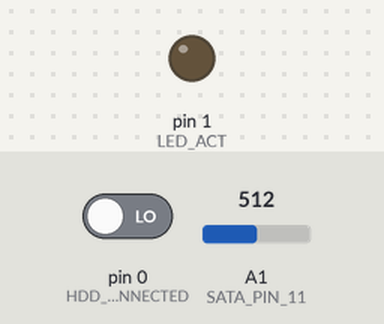
The sketch below on a simulated Arduino Uno, built with avr-gcc and run on an emulated ATmega328P. Shown: output pins drawn as LEDs (lit = HIGH). Dashed ring = blinking. Inputs (shaded band) come from the test bench; at power-on: pin 0 (HDD_CONNECTED) LOW, A1 (SATA_PIN_11) = 512.

Above: at 1.2 s.
1.3 s: pin 0 (HDD_CONNECTED) driven HIGH
At 1.9 s:
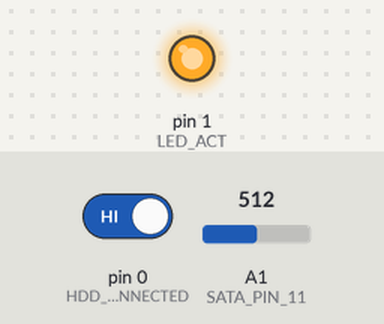
2.8 s: A1 (SATA_PIN_11) set to 106
4.3 s: A1 (SATA_PIN_11) set to 90
At 4.51 s:
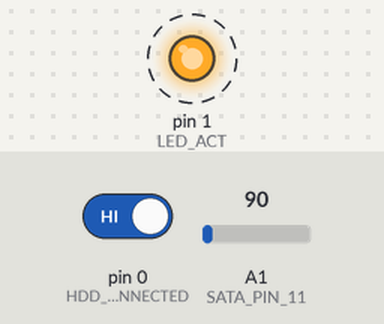
7.3 s: A1 (SATA_PIN_11) set to 122
At 7.8 s:
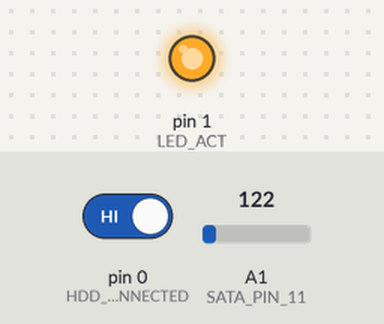
8.8 s: A1 (SATA_PIN_11) set to 0
At 9.01 s:
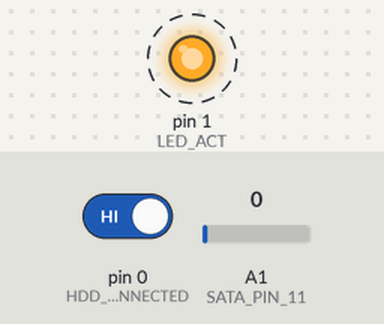
Timing chart, 0 to 12.8 s (numbered marks = the images above; inputs shaded):
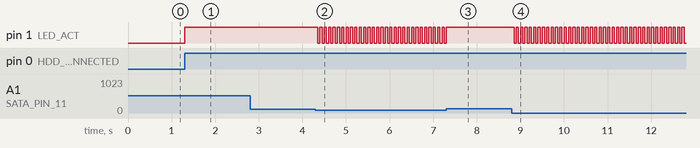

The sketch:

activityled.ino
```cpp
/*
 * Pin 11 of a SATA port is directly attached to A0 of the arduino to provide an activity LED.
 * Note that SATA Pin 11 is not connected to Pin 11 of the PSU sata cable (GND).
 */

#define SATA_PIN_11 A1 // phys pin 7, logic pin 2
#define LED_ACT 1 // phys pin 6, logic pin 1
#define HDD_CONNECTED 0 // phys pin 5, logic pin 0

#define ACT_TRESHOLD 100
#define ACT_INTERVAL 50

int pin11val = 0;
bool hddConnected = 0;
unsigned long currentmillis;
unsigned long lastact = 0;
unsigned long lastblinkswitch = 0;
bool blinkval = HIGH;

bool lastActVal = LOW;

void setup() {
  pinMode(SATA_PIN_11, INPUT);
  pinMode(HDD_CONNECTED, INPUT);
  pinMode(LED_ACT, OUTPUT);

  digitalWrite(LED_ACT, lastActVal);
}

void loop() {
  pin11val = analogRead(SATA_PIN_11);
  hddConnected = digitalRead(HDD_CONNECTED);

  currentmillis = millis();

  if (pin11val < ACT_TRESHOLD) {
    lastact = currentmillis;
  }

  // flip activity blink value every ACT_INTERVAL
  if (currentmillis - lastblinkswitch >= ACT_INTERVAL) {
    lastblinkswitch = currentmillis;
    blinkval = !blinkval;
  }

  bool newVal = hddConnected && (blinkval | currentmillis - lastact >= ACT_INTERVAL);
  if (newVal != lastActVal) {
    lastActVal = newVal;
    digitalWrite(LED_ACT, newVal);
  }

}
```

Measured:
- the behaviour switches between 100 and 99 on A1 (SATA_PIN_11) (found by bisection; images 1 and 2)
- after the input at 1.3 s, pin 1 (LED_ACT): LOW → HIGH at once
- after the input at 2.8 s, every drawn part: stays the same
- after the input at 4.3 s, pin 1 (LED_ACT): alternates HIGH for 0.05 s and LOW for 0.05 s, starting after 0.05 s
- after the input at 7.3 s, pin 1 (LED_ACT): goes on until 7.3 s, then stays HIGH
- after the input at 8.8 s, pin 1 (LED_ACT): alternates HIGH for 0.05 s and LOW for 0.05 s, starting after 0.05 s
